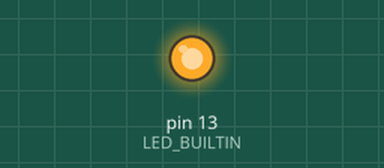
The sketch below on a simulated Arduino Uno, built with avr-gcc and run on an emulated ATmega328P. On the bench: output pins drawn as LEDs (lit = HIGH). What the sketch prints to the serial monitor is not drawn.

Above: at 0.5 s.
At 31.0 s:
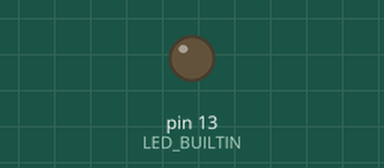
Timing chart, 0 to 79.3 s (numbered marks = the images above):
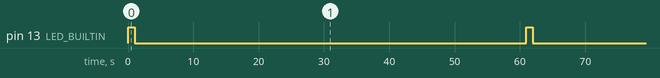

The sketch:

fastLEDlongPAUSE.ino
```cpp
int blinkCount = 0;

void setup() {
  // put your setup code here, to run once:
  pinMode(LED_BUILTIN, OUTPUT);
  Serial.begin(9600);
}

void loop() {
  // put your main code here, to run repeatedly:
  digitalWrite(LED_BUILTIN, HIGH);
  delay(1000);
  digitalWrite(LED_BUILTIN, LOW);
  delay(60000);
  blinkCount += 1;
  Serial.println(blinkCount);
}
```

Measured:
- by itself, pin 13 (LED_BUILTIN): alternates HIGH for 1.0 s and LOW for 60.0 s
